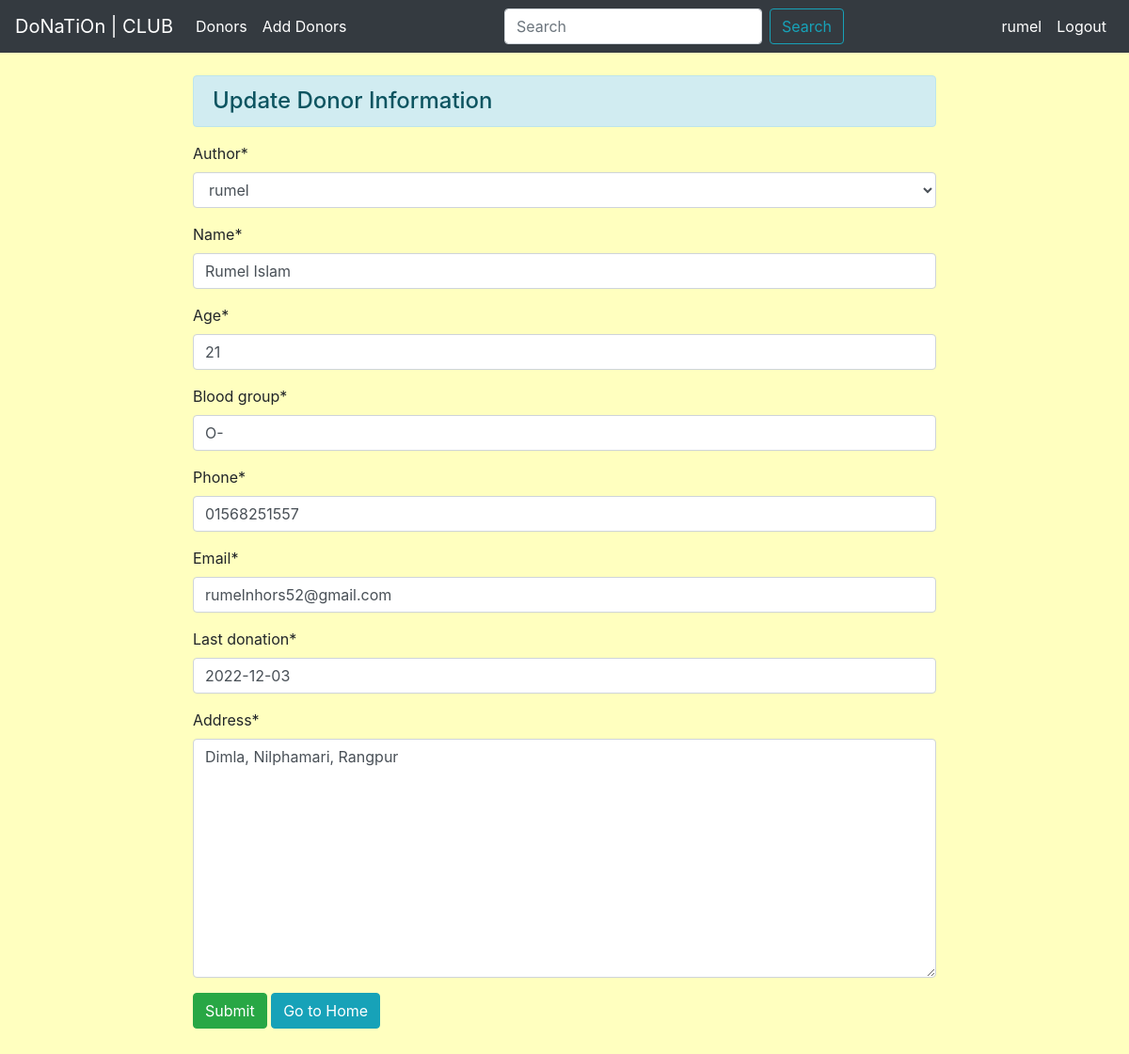
The app's page /update/2/ (signed in) with its own data.
### Myapp/models.py (models this page shows, shortened)
class AddDonarModle(models.Model):
    author = models.ForeignKey(User, on_delete=models.CASCADE)
    name = models.CharField(max_length=20)
    age = models.IntegerField()
    blood_group = models.CharField(max_length=20)
    phone = models.CharField(max_length=20)
    email = models.EmailField()
    last_donation = models.DateField()
    address = models.TextField()

### Myapp/views.py (the view, shortened to what this page needs)
# urls.py: path('update/<int:id>/', views.DonorUpdate.as_view(), name='donor-update'),
class DonorUpdate(ListView):
    def get(self, request, id):
        up = AddDonarModle.objects.get(pk=id)
        fm = AddDonorModelForm(instance=up)
        return render(request, 'myapp/update_donor.html', {'fm':fm})

### Myapp/forms.py
class AddDonorModelForm(forms.ModelForm):
    class Meta:
        model = AddDonarModle
        fields = "__all__"

### Myapp/templates/myapp/update_donor.html (shortened to what this page needs)
{% extends 'myapp/base.html' %}
{% load crispy_forms_tags %}
{% block content %}
{% if request.user.is_authenticated %}
    <div class="row">
        <div class="col-sm-8 offset-2"><br>
            <h4 class="alert alert-info" >Update Donor Information</h4>
            <form action="" method="post">
                {{ fm|crispy }}
                <input type="submit" class="btn btn-success" value="Submit">
                <a href="{% url 'donor-list' %}" class="btn btn-info">Go to Home</a>
            </form><br><br>
        </div>
    </div>
{% else %}
<div class="container"><br>
    <h2>: (</h2>
    <h4>Sorry! You Must Be Logged In To View This Page...</h4><br>
    <h5>Please Click <a href="/login">Login</a> to View This page</h5>
</div>
{% endif %}
{% endblock content %}

### Myapp/templates/myapp/home.html (shortened to what this page needs)
<nav class="navbar navbar-expand-lg navbar-dark bg-dark">
    <a class="navbar-brand" href="{% url 'donor-list' %}">DoNaTiOn | CLUB</a>
    <div class="collapse navbar-collapse" id="navbarSupportedContent">
      <ul class="navbar-nav mr-auto">
        <li class="nav-item active">
          <a class="nav-link" href="{% url 'donor-list' %}">Donors <span class="sr-only">(current)</span></a>
        </li>
        {% if request.user.is_authenticated %}
        <li class="nav-item active">
          <a class="nav-link" href="{% url 'add-donor' %}">Add Donors</a>
        </li>
        {% endif %}
      </ul>
      <form class="form-inline my-2 my-lg-0" method="POST", action="{% url 'search-donor' %}">
        <input class="form-control mr-sm-2" type="search" placeholder="Search" aria-label="Search" name='searched'>
        <button class="btn btn-outline-info my-2 my-sm-0" type="submit">Search</button>
      </form>
      <div class="navbar-nav mr-right">
        {% if request.user.is_authenticated %}
        <li class="nav-item active">
          <a class="nav-link" href="#">{{ user.username }}</a>
        </li>
        <li class="nav-item active">
          <a class="nav-link" href="{% url 'logout' %}">Logout </a>
        </li>
        {% endif %}
      </div>
    </div>
  </nav>

### Myapp/templates/myapp/base.html (style rules this page uses)
body { background-color: rgba(255, 255, 128, .5); }

### records on screen
AddDonarModle: author "rumel", name "Rumel Islam", age "21", blood_group "O-", phone "01568251557", email "rumelnhors52@gmail.com", last_donation "2022-12-03", address "Dimla, Nilphamari, Rangpur"

### other values on screen
{{ user.username }} "rumel"
